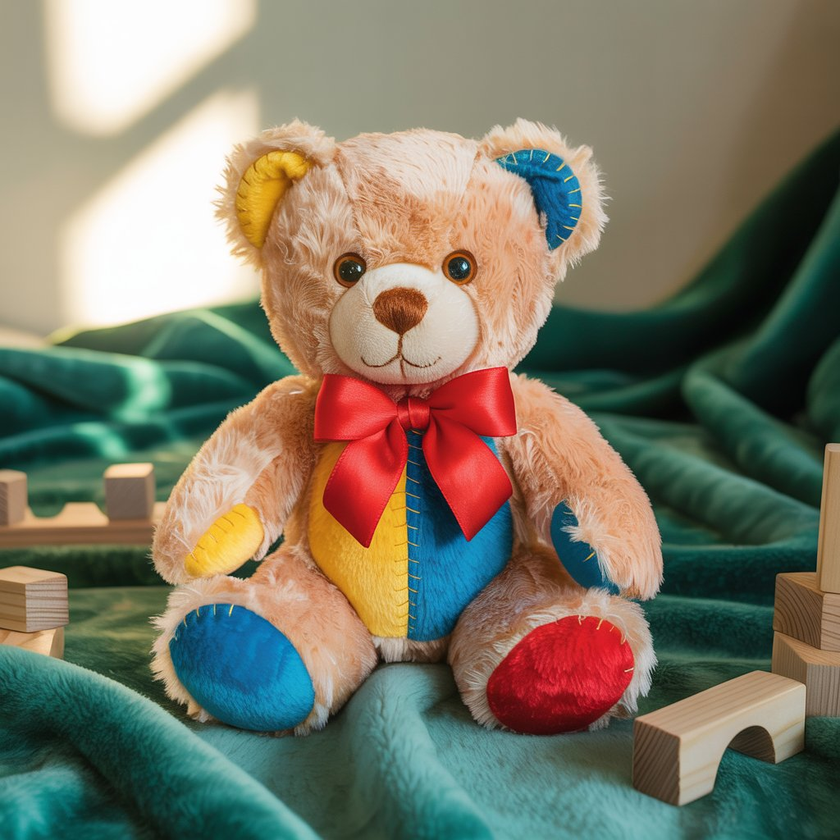
#> input picture ursinho.png, 840 x 840 px, shrunk from 1024 x 1024 before the run
$ jupyter execute Reducao_Dimensionalidade_Img.ipynb
#> lines starting #> are read from the running program, lines starting #| are printed output that depends on the picture; after the words box and inside, x2 and y2 are one past the last pixel; in counts of white or black regions, pixels touching at a corner belong together
<a href="https://colab.research.google.com/github/devncasagrande/Reducao_Dimensionalidade/blob/main/Reducao_Dimensionalidade_Img.ipynb" target="_parent"></a>

1-importar imagem

[cell 1]
from google.colab import files
from PIL import Image
from IPython.display import display


# Upload da imagem (escolha o arquivo do seu PC)
uploaded = files.upload()
#> the answer given: ursinho.png

# Abre a imagem (precisa ter exatamente o mesmo nome do arquivo enviado)
imagem = Image.open("ursinho.png")
#> imagem is the input picture: PIL image 840x840 RGBA; mean R, G, B, A 124.6, 121.1, 103.6, 255

# Converte a imagem para RGB (remove canal alfa, significa a trasparência, se tiver)
imagem = imagem.convert("RGB")
#> imagem: PIL image 840x840 RGB

2-Converter para escala de cinza

[cell 2]
# Converter para escala de cinza
largura, altura = imagem.size
#> largura = 840; altura = 840
imagem_cinza = Image.new("L", (largura, altura))
#> imagem_cinza: PIL image 840x840 L; every value is 0


# Converter pixel a pixel
for y in range(altura):
    for x in range(largura):
        r, g, b = imagem.getpixel((x, y))
        valor_cinza = int(0.299 * r + 0.587 * g + 0.114 * b)
        imagem_cinza.putpixel((x, y), valor_cinza)
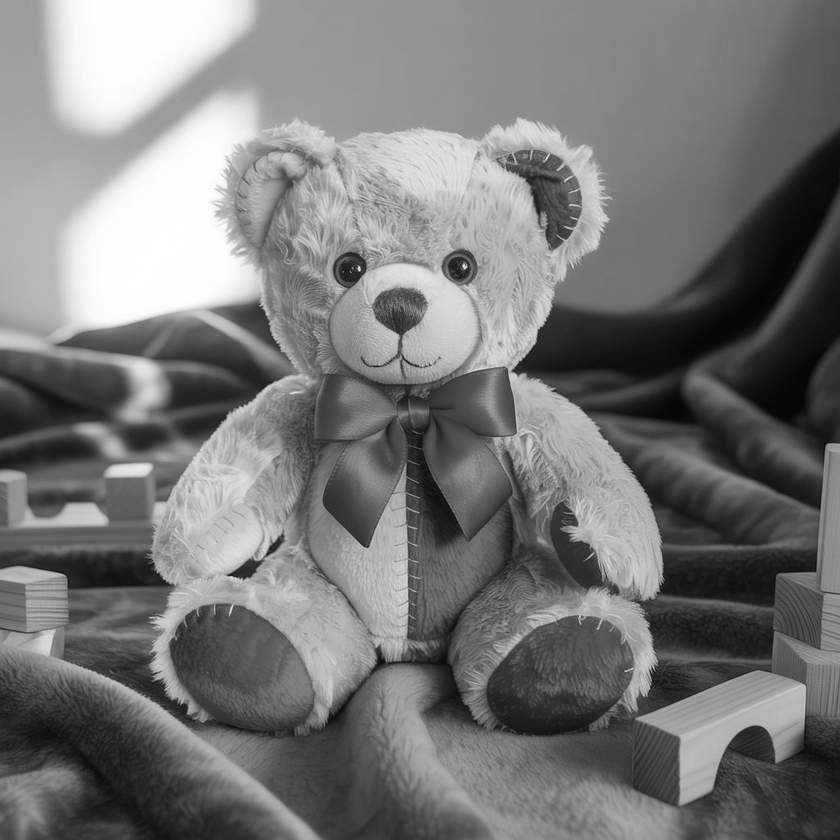
#> imagem_cinza: PIL image 840x840 L; min 3, max 254, mean 119.7

print("Conversão para escala de cinza concluída!")

3-Binarizar a imagem

[cell 3]
def binarizar_imagem(imagem_cinza, limiar=127):
    """
    Converte uma imagem em escala de cinza para binária (preto e branco).
    """
#> called with limiar = 127
    largura, altura = imagem_cinza.size
#> largura = 840; altura = 840
    imagem_binaria = Image.new("1", (largura, altura))  # Binária
    for y in range(altura):
        for x in range(largura):
            valor_cinza = imagem_cinza.getpixel((x, y))
            valor_binario = 1 if valor_cinza > limiar else 0
            imagem_binaria.putpixel((x, y), valor_binario)
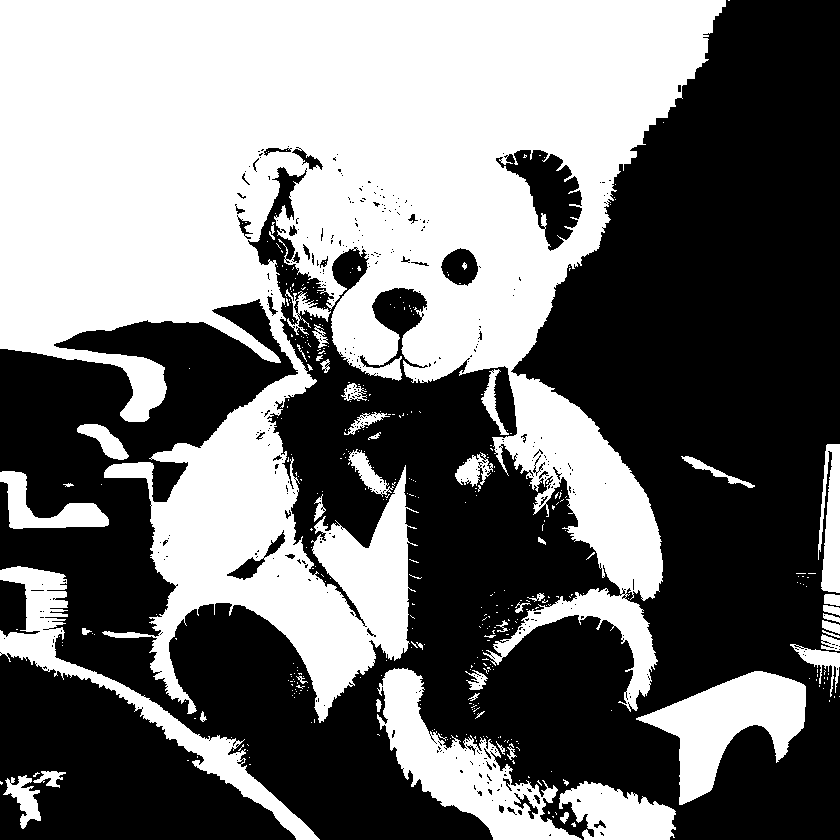
#> imagem_binaria: PIL image 840x840 1; 45.7% white; 407 white regions (356 under 20 px), largest, box (x1, y1, x2, y2) and area: (0, 0, 726, 723) 272370, (377, 668, 582, 840) 11672, (636, 671, 806, 805) 10068
    return imagem_binaria

# Binarizar a imagem
imagem_binaria = binarizar_imagem(imagem_cinza, limiar=127)
print("Binarização concluída!")
